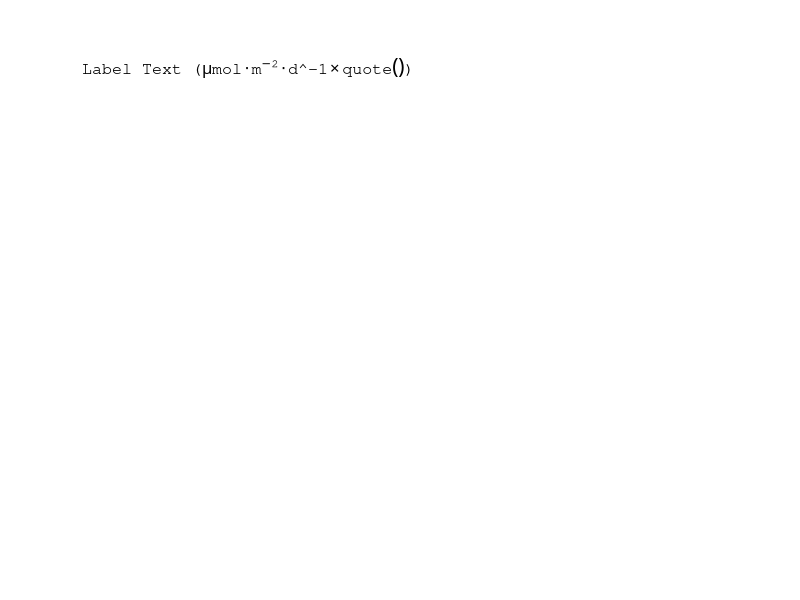
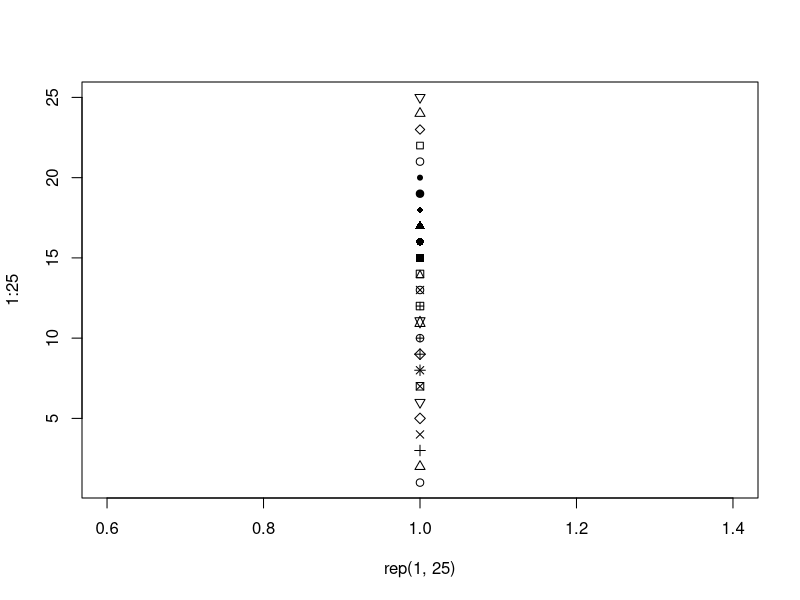

Recreate these plots in R, in order.
##################################################
# Schefferville Experiment on Climate Change (SEC-C)
# R v2.12
##################################################
## tests of outputs to different file formats

txt <- "Hello World ±\n123456789 123456789 123456789 123456789 123456789 123456789 123456789 123456789 123456789 1234567890"
txt <- paste(txt, width = 24)

x1 <- quote( mu*"mol" %.% m^-2 )
x2 <- eval("d^-1")
x3 <- expression(chi^2)
x.text <- "Label Text"

txt2 <- bquote( .(x.text) * " (" * .(x1) %.% .(x2) %*% quote(.(x3)) * ")" )
txt3 <- bquote( paste( .(x.text), " (", 
					  .( bquote(.(x1) %.% .(x2) %*% quote(.(x3)) ) ),
					  ")" 
					  )
			  )

## pdf( file = "~/Desktop/test.pdf" )

plot.new()
# plot.window(c(0, 100), c(0, 100))
mtext( txt3 ,
       adj = 0, side = 3, line = 0, 
       family = "mono", cex = 1, col = "black"
      )
plot( rep(1, 25), 1:25, pch = 1:25 )

## dev.off()
